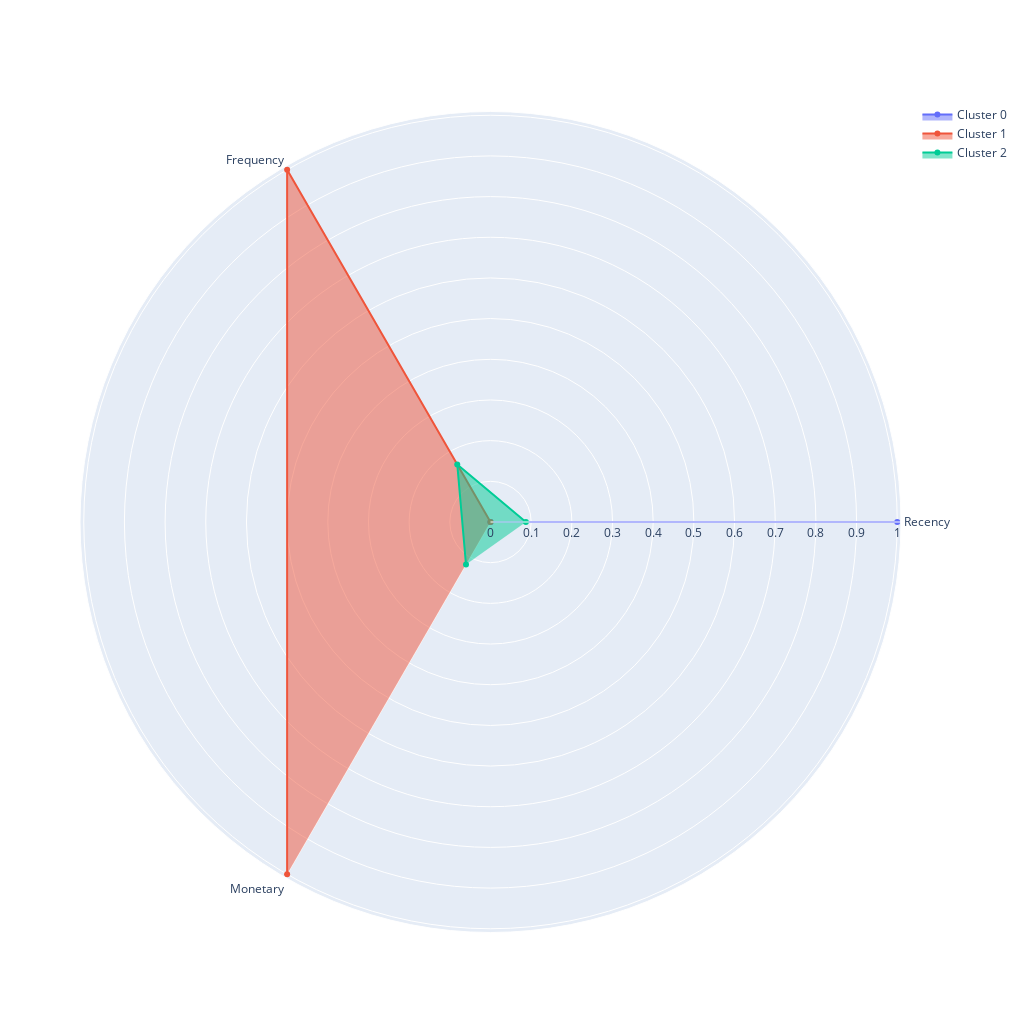

Here is the notebook cell this chart was saved with:
### Markdown cell above
Визуализируем профили кластеров в виде полярной диаграммы на основе средних *RFM*-характеристик, вычисленных для каждого кластера:

### Code cell
plot_cluster_profile(piv_clust, 3)

### Figure 1 — Plotly figure (JSON) as saved in the notebook; plotly's stock layout.template omitted (floating-point values rounded to 4 significant figures)
{"data": [{"fill": "toself", "name": "Cluster 0", "r": [1, 0, 0], "theta": ["Recency", "Frequency", "Monetary"], "type": "scatterpolar"}, {"fill": "toself", "name": "Cluster 1", "r": [0, 1, 1], "theta": ["Recency", "Frequency", "Monetary"], "type": "scatterpolar"}, {"fill": "toself", "name": "Cluster 2", "r": [0.08702, 0.1634, 0.1205], "theta": ["Recency", "Frequency", "Monetary"], "type": "scatterpolar"}], "layout": {"autosize": false, "height": 1024, "showlegend": true, "width": 1024}}
